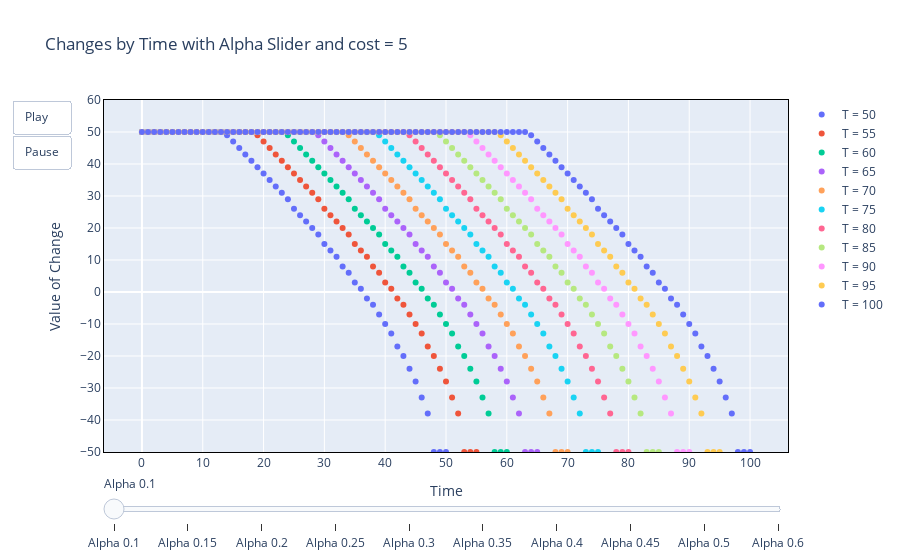

Notebook code cell kept with this figure:
### Code cell
initial_frame = frames[0].data

# Create the figura with the frames and the slider
fig = go.Figure(
    data=initial_frame,
    layout=go.Layout(
        title='Changes by Time with Alpha Slider and cost = 5',
        xaxis=dict(title='Time'),
        yaxis=dict(title='Value of Change'),
        yaxis_range=[-50, 60],
        updatemenus=[dict(
            type="buttons",
            showactive=False,
            buttons=[dict(label="Play",
                          method="animate",
                          args=[None, dict(frame=dict(duration=500, redraw=True), fromcurrent=True, mode="immediate")]),
                     dict(label="Pause",
                          method="animate",
                          args=[[None], dict(frame=dict(duration=0, redraw=False), mode="immediate")])]
        )]
    ),
    frames=frames
)

# Configure the sliders
fig.update_xaxes(showline=True, linewidth=1, linecolor='black', mirror=True)
fig.update_yaxes(showline=True, linewidth=1, linecolor='black', mirror=True)
fig.update_layout(
    yaxis=dict(dtick=10),
    xaxis=dict(dtick=10),
    sliders=[{
        'steps': [{'args': [[f.name], {'frame': {'duration': 300, 'redraw': True}, 'mode': 'immediate'}],
                   'label': f'{f.name}',
                   'method': 'animate'} for f in frames],
        'transition': {'duration': 300},
    }]
)
fig.show()

### Figure 1 — Plotly figure (JSON) as saved in the notebook; plotly's stock layout.template omitted (floating-point values rounded to 4 significant figures)
{"data": [{"mode": "markers", "name": "T = 50", "type": "scatter", "x": [0, 1, 2, 3, 4, 5, 6, 7, 8, 9, 10, 11, 12, 13, 14, 15, 16, 17, 18, 19, 20, 21, 22, 23, 24, 25, 26, 27, 28, 29, 30, 31, 32, 33, 34, 35, 36, 37, 38, 39, 40, 41, 42, 43, 44, 45, 46, 47, 48, 49, 50], "y": [50, 50, 50, 50, 50, 50, 50, 50, 50, 50, 50, 50, 50, 50, 49, 47, 45, 43, 41, 39, 37, 35, 33, 31, 29, 26, 24, 22, 20, 18, 15, 13, 11, 8, 6, 3, 1, -2, -4, -7, -10, -13, -17, -20, -24, -28, -33, -38, -50, -50, -50]}, {"mode": "markers", "name": "T = 55", "type": "scatter", "x": [0, 1, 2, 3, 4, 5, 6, 7, 8, 9, 10, 11, 12, 13, 14, 15, 16, 17, 18, 19, 20, 21, 22, 23, 24, 25, 26, 27, 28, 29, 30, 31, 32, 33, 34, 35, 36, 37, 38, 39, 40, 41, 42, 43, 44, 45, 46, 47, 48, 49, 50, 51, 52, 53, 54, 55], "y": [50, 50, 50, 50, 50, 50, 50, 50, 50, 50, 50, 50, 50, 50, 50, 50, 50, 50, 50, 49, 47, 45, 43, 41, 39, 37, 35, 33, 31, 29, 26, 24, 22, 20, 18, 15, 13, 11, 8, 6, 3, 1, -2, -4, -7, -10, -13, -17, -20, -24, -28, -33, -38, -50, -50, -50]}, {"mode": "markers", "name": "T = 60", "type": "scatter", "x": [0, 1, 2, 3, 4, 5, 6, 7, 8, 9, 10, 11, 12, 13, 14, 15, 16, 17, 18, 19, 20, 21, 22, 23, 24, 25, 26, 27, 28, 29, 30, 31, 32, 33, 34, 35, 36, 37, 38, 39, 40, 41, 42, 43, 44, 45, 46, 47, 48, 49, 50, 51, 52, 53, 54, 55, 56, 57, 58, 59, 60], "y": [50, 50, 50, 50, 50, 50, 50, 50, 50, 50, 50, 50, 50, 50, 50, 50, 50, 50, 50, 50, 50, 50, 50, 50, 49, 47, 45, 43, 41, 39, 37, 35, 33, 31, 29, 26, 24, 22, 20, 18, 15, 13, 11, 8, 6, 3, 1, -2, -4, -7, -10, -13, -17, -20, -24, -28, -33, -38, -50, -50, -50]}, {"mode": "markers", "name": "T = 65", "type": "scatter", "x": [0, 1, 2, 3, 4, 5, 6, 7, 8, 9, 10, 11, 12, 13, 14, 15, 16, 17, 18, 19, 20, 21, 22, 23, 24, 25, 26, 27, 28, 29, 30, 31, 32, 33, 34, 35, 36, 37, 38, 39, 40, 41, 42, 43, 44, 45, 46, 47, 48, 49, 50, 51, 52, 53, 54, 55, 56, 57, 58, 59, 60, 61, 62, 63, 64, 65], "y": [50, 50, 50, 50, 50, 50, 50, 50, 50, 50, 50, 50, 50, 50, 50, 50, 50, 50, 50, 50, 50, 50, 50, 50, 50, 50, 50, 50, 50, 49, 47, 45, 43, 41, 39, 37, 35, 33, 31, 29, 26, 24, 22, 20, 18, 15, 13, 11, 8, 6, 3, 1, -2, -4, -7, -10, -13, -17, -20, -24, -28, -33, -38, -50, -50, -50]}, {"mode": "markers", "name": "T = 70", "type": "scatter", "x": [0, 1, 2, 3, 4, 5, 6, 7, 8, 9, 10, 11, 12, 13, 14, 15, 16, 17, 18, 19, 20, 21, 22, 23, 24, 25, 26, 27, 28, 29, 30, 31, 32, 33, 34, 35, 36, 37, 38, 39, 40, 41, 42, 43, 44, 45, 46, 47, 48, 49, 50, 51, 52, 53, 54, 55, 56, 57, 58, 59, 60, 61, 62, 63, 64, 65, 66, 67, 68, 69, 70], "y": [50, 50, 50, 50, 50, 50, 50, 50, 50, 50, 50, 50, 50, 50, 50, 50, 50, 50, 50, 50, 50, 50, 50, 50, 50, 50, 50, 50, 50, 50, 50, 50, 50, 50, 49, 47, 45, 43, 41, 39, 37, 35, 33, 31, 29, 26, 24, 22, 20, 18, 15, 13, 11, 8, 6, 3, 1, -2, -4, -7, -10, -13, -17, -20, -24, -28, -33, -38, -50, -50, -50]}, {"mode": "markers", "name": "T = 75", "type": "scatter", "x": [0, 1, 2, 3, 4, 5, 6, 7, 8, 9, 10, 11, 12, 13, 14, 15, 16, 17, 18, 19, 20, 21, 22, 23, 24, 25, 26, 27, 28, 29, 30, 31, 32, 33, 34, 35, 36, 37, 38, 39, 40, 41, 42, 43, 44, 45, 46, 47, 48, 49, 50, 51, 52, 53, 54, 55, 56, 57, 58, 59, 60, 61, 62, 63, 64, 65, 66, 67, 68, 69, 70, 71, 72, 73, 74, 75], "y": [50, 50, 50, 50, 50, 50, 50, 50, 50, 50, 50, 50, 50, 50, 50, 50, 50, 50, 50, 50, 50, 50, 50, 50, 50, 50, 50, 50, 50, 50, 50, 50, 50, 50, 50, 50, 50, 50, 50, 49, 47, 45, 43, 41, 39, 37, 35, 33, 31, 29, 26, 24, 22, 20, 18, 15, 13, 11, 8, 6, 3, 1, -2, -4, -7, -10, -13, -17, -20, -24, -28, -33, -38, -50, -50, -50]}, {"mode": "markers", "name": "T = 80", "type": "scatter", "x": [0, 1, 2, 3, 4, 5, 6, 7, 8, 9, 10, 11, 12, 13, 14, 15, 16, 17, 18, 19, 20, 21, 22, 23, 24, 25, 26, 27, 28, 29, 30, 31, 32, 33, 34, 35, 36, 37, 38, 39, 40, 41, 42, 43, 44, 45, 46, 47, 48, 49, 50, 51, 52, 53, 54, 55, 56, 57, 58, 59, 60, 61, 62, 63, 64, 65, 66, 67, 68, 69, 70, 71, 72, 73, 74, 75, 76, 77, 78, 79, 80], "y": [50, 50, 50, 50, 50, 50, 50, 50, 50, 50, 50, 50, 50, 50, 50, 50, 50, 50, 50, 50, 50, 50, 50, 50, 50, 50, 50, 50, 50, 50, 50, 50, 50, 50, 50, 50, 50, 50, 50, 50, 50, 50, 50, 50, 49, 47, 45, 43, 41, 39, 37, 35, 33, 31, 29, 26, 24, 22, 20, 18, 15, 13, 11, 8, 6, 3, 1, -2, -4, -7, -10, -13, -17, -20, -24, -28, -33, -38, -50, -50, -50]}, {"mode": "markers", "name": "T = 85", "type": "scatter", "x": [0, 1, 2, 3, 4, 5, 6, 7, 8, 9, 10, 11, 12, 13, 14, 15, 16, 17, 18, 19, 20, 21, 22, 23, 24, 25, 26, 27, 28, 29, 30, 31, 32, 33, 34, 35, 36, 37, 38, 39, 40, 41, 42, 43, 44, 45, 46, 47, 48, 49, 50, 51, 52, 53, 54, 55, 56, 57, 58, 59, 60, 61, 62, 63, 64, 65, 66, 67, 68, 69, 70, 71, 72, 73, 74, 75, 76, 77, 78, 79, 80, 81, 82, 83, 84, 85], "y": [50, 50, 50, 50, 50, 50, 50, 50, 50, 50, 50, 50, 50, 50, 50, 50, 50, 50, 50, 50, 50, 50, 50, 50, 50, 50, 50, 50, 50, 50, 50, 50, 50, 50, 50, 50, 50, 50, 50, 50, 50, 50, 50, 50, 50, 50, 50, 50, 50, 49, 47, 45, 43, 41, 39, 37, 35, 33, 31, 29, 26, 24, 22, 20, 18, 15, 13, 11, 8, 6, 3, 1, -2, -4, -7, -10, -13, -17, -20, -24, -28, -33, -38, -50, -50, -50]}, {"mode": "markers", "name": "T = 90", "type": "scatter", "x": [0, 1, 2, 3, 4, 5, 6, 7, 8, 9, 10, 11, 12, 13, 14, 15, 16, 17, 18, 19, 20, 21, 22, 23, 24, 25, 26, 27, 28, 29, 30, 31, 32, 33, 34, 35, 36, 37, 38, 39, 40, 41, 42, 43, 44, 45, 46, 47, 48, 49, 50, 51, 52, 53, 54, 55, 56, 57, 58, 59, 60, 61, 62, 63, 64, 65, 66, 67, 68, 69, 70, 71, 72, 73, 74, 75, 76, 77, 78, 79, 80, 81, 82, 83, 84, 85, 86, 87, 88, 89, 90], "y": [50, 50, 50, 50, 50, 50, 50, 50, 50, 50, 50, 50, 50, 50, 50, 50, 50, 50, 50, 50, 50, 50, 50, 50, 50, 50, 50, 50, 50, 50, 50, 50, 50, 50, 50, 50, 50, 50, 50, 50, 50, 50, 50, 50, 50, 50, 50, 50, 50, 50, 50, 50, 50, 50, 49, 47, 45, 43, 41, 39, 37, 35, 33, 31, 29, 26, 24, 22, 20, 18, 15, 13, 11, 8, 6, 3, 1, -2, -4, -7, -10, -13, -17, -20, -24, -28, -33, -38, -50, -50, -50]}, {"mode": "markers", "name": "T = 95", "type": "scatter", "x": [0, 1, 2, 3, 4, 5, 6, 7, 8, 9, 10, 11, 12, 13, 14, 15, 16, 17, 18, 19, 20, 21, 22, 23, 24, 25, 26, 27, 28, 29, 30, 31, 32, 33, 34, 35, 36, 37, 38, 39, 40, 41, 42, 43, 44, 45, 46, 47, 48, 49, 50, 51, 52, 53, 54, 55, 56, 57, 58, 59, 60, 61, 62, 63, 64, 65, 66, 67, 68, 69, 70, 71, 72, 73, 74, 75, 76, 77, 78, 79, 80, 81, 82, 83, 84, 85, 86, 87, 88, 89, 90, 91, 92, 93, 94, 95], "y": [50, 50, 50, 50, 50, 50, 50, 50, 50, 50, 50, 50, 50, 50, 50, 50, 50, 50, 50, 50, 50, 50, 50, 50, 50, 50, 50, 50, 50, 50, 50, 50, 50, 50, 50, 50, 50, 50, 50, 50, 50, 50, 50, 50, 50, 50, 50, 50, 50, 50, 50, 50, 50, 50, 50, 50, 50, 50, 50, 49, 47, 45, 43, 41, 39, 37, 35, 33, 31, 29, 26, 24, 22, 20, 18, 15, 13, 11, 8, 6, 3, 1, -2, -4, -7, -10, -13, -17, -20, -24, -28, -33, -38, -50, -50, -50]}, {"mode": "markers", "name": "T = 100", "type": "scatter", "x": [0, 1, 2, 3, 4, 5, 6, 7, 8, 9, 10, 11, 12, 13, 14, 15, 16, 17, 18, 19, 20, 21, 22, 23, 24, 25, 26, 27, 28, 29, 30, 31, 32, 33, 34, 35, 36, 37, 38, 39, 40, 41, 42, 43, 44, 45, 46, 47, 48, 49, 50, 51, 52, 53, 54, 55, 56, 57, 58, 59, 60, 61, 62, 63, 64, 65, 66, 67, 68, 69, 70, 71, 72, 73, 74, 75, 76, 77, 78, 79, 80, 81, 82, 83, 84, 85, 86, 87, 88, 89, 90, 91, 92, 93, 94, 95, 96, 97, 98, 99, 100], "y": [50, 50, 50, 50, 50, 50, 50, 50, 50, 50, 50, 50, 50, 50, 50, 50, 50, 50, 50, 50, 50, 50, 50, 50, 50, 50, 50, 50, 50, 50, 50, 50, 50, 50, 50, 50, 50, 50, 50, 50, 50, 50, 50, 50, 50, 50, 50, 50, 50, 50, 50, 50, 50, 50, 50, 50, 50, 50, 50, 50, 50, 50, 50, 50, 49, 47, 45, 43, 41, 39, 37, 35, 33, 31, 29, 26, 24, 22, 20, 18, 15, 13, 11, 8, 6, 3, 1, -2, -4, -7, -10, -13, -17, -20, -24, -28, -33, -38, -50, -50, -50]}], "layout": {"sliders": [{"steps": [{"args": [["Alpha 0.1"], {"frame": {"duration": 300, "redraw": true}, "mode": "immediate"}], "label": "Alpha 0.1", "method": "animate"}, {"args": [["Alpha 0.15"], {"frame": {"duration": 300, "redraw": true}, "mode": "immediate"}], "label": "Alpha 0.15", "method": "animate"}, {"args": [["Alpha 0.2"], {"frame": {"duration": 300, "redraw": true}, "mode": "immediate"}], "label": "Alpha 0.2", "method": "animate"}, {"args": [["Alpha 0.25"], {"frame": {"duration": 300, "redraw": true}, "mode": "immediate"}], "label": "Alpha 0.25", "method": "animate"}, {"args": [["Alpha 0.3"], {"frame": {"duration": 300, "redraw": true}, "mode": "immediate"}], "label": "Alpha 0.3", "method": "animate"}, {"args": [["Alpha 0.35"], {"frame": {"duration": 300, "redraw": true}, "mode": "immediate"}], "label": "Alpha 0.35", "method": "animate"}, {"args": [["Alpha 0.4"], {"frame": {"duration": 300, "redraw": true}, "mode": "immediate"}], "label": "Alpha 0.4", "method": "animate"}, {"args": [["Alpha 0.45"], {"frame": {"duration": 300, "redraw": true}, "mode": "immediate"}], "label": "Alpha 0.45", "method": "animate"}, {"args": [["Alpha 0.5"], {"frame": {"duration": 300, "redraw": true}, "mode": "immediate"}], "label": "Alpha 0.5", "method": "animate"}, {"args": [["Alpha 0.6"], {"frame": {"duration": 300, "redraw": true}, "mode": "immediate"}], "label": "Alpha 0.6", "method": "animate"}], "transition": {"duration": 300}}], "title": {"text": "Changes by Time with Alpha Slider and cost = 5"}, "updatemenus": [{"buttons": [{"args": [null, {"frame": {"duration": 500, "redraw": true}, "fromcurrent": true, "mode": "immediate"}], "label": "Play", "method": "animate"}, {"args": [[null], {"frame": {"duration": 0, "redraw": false}, "mode": "immediate"}], "label": "Pause", "method": "animate"}], "showactive": false, "type": "buttons"}], "xaxis": {"dtick": 10, "linecolor": "black", "linewidth": 1, "mirror": true, "showline": true, "title": {"text": "Time"}}, "yaxis": {"dtick": 10, "linecolor": "black", "linewidth": 1, "mirror": true, "range": [-50, 60], "showline": true, "title": {"text": "Value of Change"}}}}
